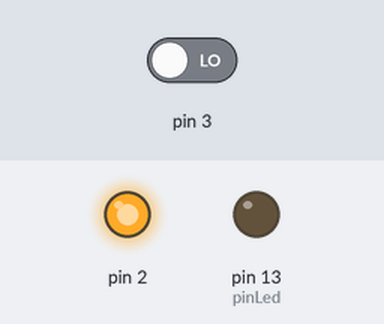
A sketch run on a simulated Arduino Uno, built with avr-gcc and run on an emulated ATmega328P. Shown: output pins drawn as LEDs (lit = HIGH). Inputs (shaded band) come from the test bench; at power-on: pin 3 LOW. What the sketch prints to the serial monitor is not drawn.

Above: at 1.2 s.
1.3 s: pin 3 driven HIGH
At 1.7 s:
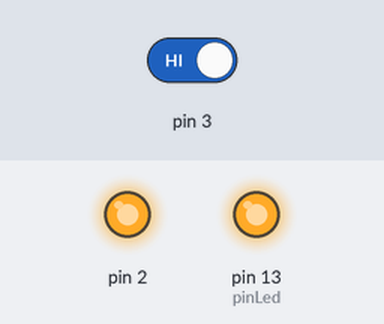
2.8 s: pin 3 driven LOW
At 4.0 s:
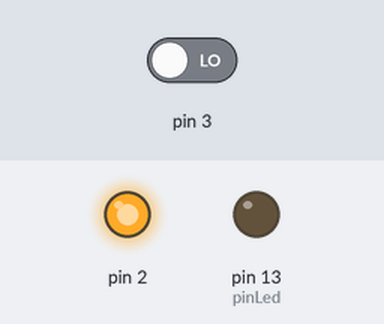
Timing chart, 0 to 5.8 s (numbered marks = the images above; inputs shaded):
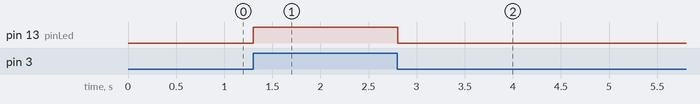

The sketch:

Barrera.ino
```cpp
#include "NuestraBarreraLaser.h"

NuestraBarreraLaser barrera(2,3);
int pinLed = 13;

void setup(){
    Serial.begin(9600);
  barrera.activarBarrera();
  pinMode(pinLed, OUTPUT);
}

void loop(){
  if(!barrera.detecta()){
    digitalWrite(pinLed, HIGH);
    Serial.println("H");
  }
   else{
    Serial.println("L");
    digitalWrite(pinLed, LOW);
   }
}
```

NuestraBarreraLaser.cpp
```cpp
#include <Arduino.h>
#include "NuestraBarreraLaser.h"

/**
 * Instancia una barrera laser. Recibe el pin del laser y del detector
 * de flama por parametro.
 */
NuestraBarreraLaser::NuestraBarreraLaser(const int pinLaser, const int pinFD){
  this->pinLaser=pinLaser;
  this->pinFD=pinFD;
  pinMode(this->pinLaser, OUTPUT);
}

/**
 * Prende el laser de la barrera.
 */
void NuestraBarreraLaser::activarBarrera(){
  if (isOn()) return; //Already on
  digitalWrite(this->pinLaser, HIGH);
  this->prendido = true;
}

/**
 * Apaga el laser de la barrera
 */
void NuestraBarreraLaser::desactivarBarrera(){
  if (!isOn()) return; //Already off
  digitalWrite(this->pinLaser, LOW);
  this->prendido = false;
}

/**
 * Devuelve true si la barrera esta activada,
 */
bool NuestraBarreraLaser::isOn(){
  return this->prendido;
}

/**
 * Devuelve true si hay un rocklet, false si no
 */
bool NuestraBarreraLaser::detecta(){
  //Leer HIGH es que el laser llega, por lo tanto no hay rocklet
  //Leer LOW es que el laser no llega, algo lo esta tapando (probablemente un rocklet)
  return digitalRead(this->pinFD) == LOW;
}
```

NuestraBarreraLaser.h
```cpp
/* Definición del controlador de Laser y Flame Detector */

class NuestraBarreraLaser{
public:
  NuestraBarreraLaser(const int pinLaser, const int pinFD); //Pin de datos de la barrera laser y pin de datos de el Flame Detector
  void activarBarrera(); //Prende la barrera laser
  void desactivarBarrera(); //Apaga la barrera laser
  bool detecta(); //Detecta si hay rocklet

private:
  int pinLaser;
  int pinFD;
  bool prendido = false;

  bool isOn(); //Devuelve si la barrera está prendida
};
```

Measured:
- after the input at 1.3 s, pin 13 (pinLed): LOW → HIGH at once
- after the input at 2.8 s, pin 13 (pinLed): HIGH → LOW at once
